Frame 1 (no input): blank canvas, image omitted
Frame 60 (no input): blank canvas, image omitted
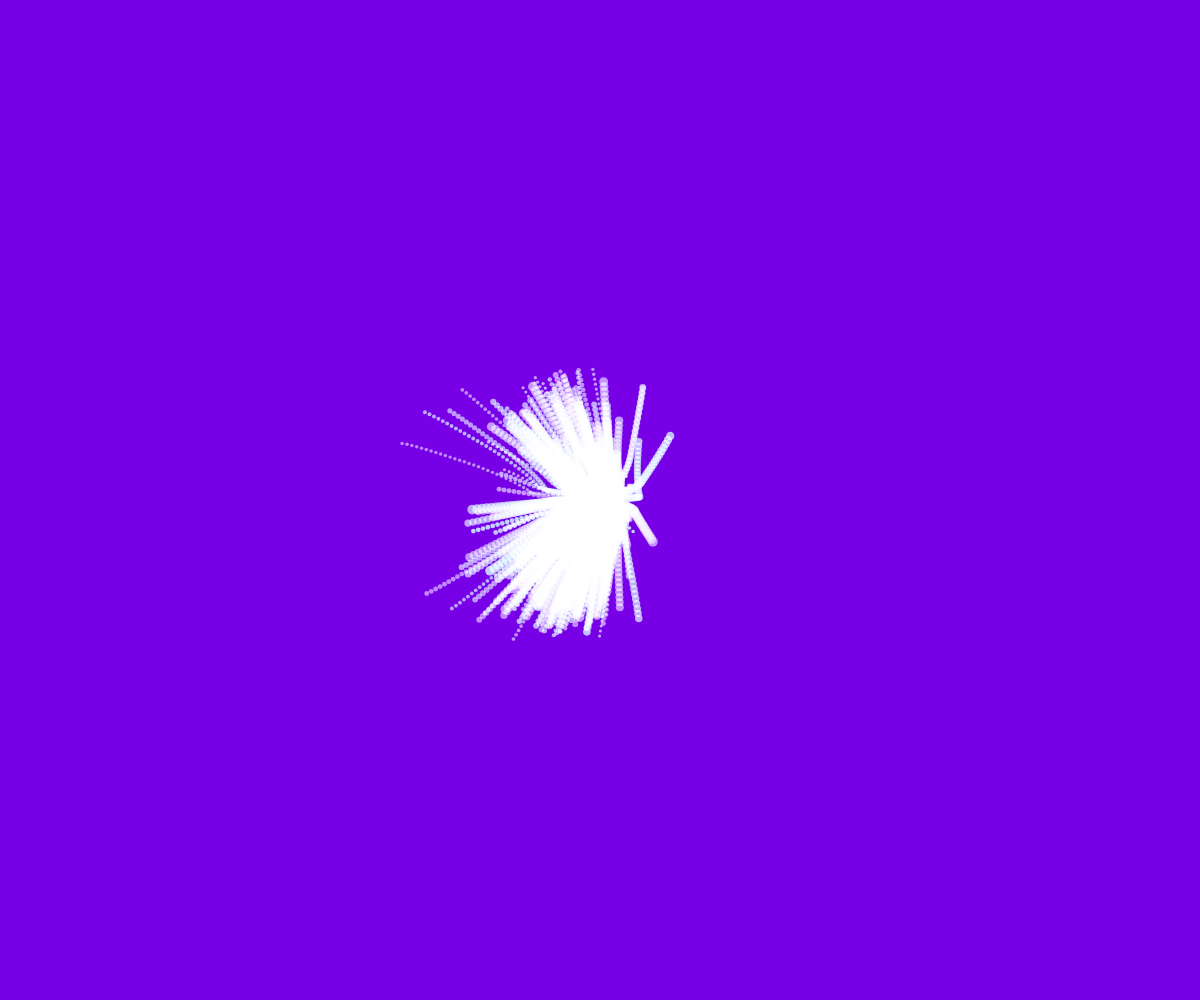
Frame 120 (the mouse pressed at the canvas centre since frame 60)

The p5.js sketch whose frames 1 and 60 were blank and that drew this single picture after the mouse press (run headless with seeded random() and noise() and a simulated clock; from frame 60 on, the mouse is pressed at the canvas centre):

// p5.js sketch
// ── sketch.js

var particleSystem = [];
var attractors = [];

function setup() {
    
    var canvas = createCanvas(windowWidth, windowHeight);
    background(0);
    frameRate(30);
    
    colorMode(HSB, 360, 100, 100, 100);
    
    var at = new Attractor(createVector(width/2, height/2), 5, true);
    attractors.push(at);
    
    var at = new Attractor(createVector(width/2, height/1.01), 5, true);
    attractors.push(at);
    
    var at = new Attractor(createVector(width/2, height/90), 5, true);
    attractors.push(at);
    
    var at = new Attractor(createVector(width/4, height/90), 5, true);
    attractors.push(at);
    
    var at = new Attractor(createVector(width/4, height/1.01), 5, true);
    attractors.push(at);
    
    var at = new Attractor(createVector(width/4, height/2), 5, false);
    attractors.push(at);
    
    var at = new Attractor(createVector(width/1.25, height/2), 5, false);
    attractors.push(at);
    
    var at = new Attractor(createVector(width/1.25, height/1.01), 5, true);
    attractors.push(at);
    
    var at = new Attractor(createVector(width/1.25, height/90), 5, true);
    attractors.push(at);
    
    var at = new Attractor(createVector(width/1.1, height/2), 5, true);
    attractors.push(at);
    
    var at = new Attractor(createVector(width/1.1, height/1.01), 5, true);
    attractors.push(at);
    
    var at = new Attractor(createVector(width/1.1, height/90), 5, true);
    attractors.push(at);
    
    
    var at = new Attractor(createVector(width/1.1, height/4), 5, false);
    attractors.push(at);
    
    var at = new Attractor(createVector(width/4, height/4), 5, false);
    attractors.push(at);
    
    var at = new Attractor(createVector(width/1.25, height/4), 5, false);
    attractors.push(at);
    
    var at = new Attractor(createVector(width/2, height/4), 5, false);
    attractors.push(at);
    
    
    var at = new Attractor(createVector(width/2, height/1.33), 5, false);
    attractors.push(at);
    
    var at = new Attractor(createVector(width/1.25, height/1.33), 5, false);
    attractors.push(at);
    
    var at = new Attractor(createVector(width/1.1, height/1.33), 5, false);
    attractors.push(at);
    
    var at = new Attractor(createVector(width/4, height/1.33), 5, false);
    attractors.push(at);
}

function draw(){
    
    background(250,100,20,10);
    
    blendMode(SCREEN);
    
    //background(0);
    
    for(var i = particleSystem.length-1; i>=0; i--){         
        var p = particleSystem[i];
                                                     
        if(p.areYouDeadYet()){
            particleSystem.splice(i, 1);
        }else{
            p.update();
            p.draw();
        }

    }
    
    if(mouseIsPressed){
        createMightyParticles();
    }
    
    attractors.forEach(function(at){
        at.update();
        at.draw();
        
    });
}


function windowResized(){
    resizeCanvas(windowWidth, windowHeight);
    
}

var Particle = function(pos, vel, hue){
    
    var pos = pos.copy();
    var vel = vel.copy();
    var acc = createVector(0, .25)
    var psize = random(3, 10);
    var initialLifeSpan = random(500, 500)
    this.lifeSpan = initialLifeSpan;
    this.hue = random(hue-15, hue+15);
    
    
    this.update = function(){
        
        this.lifeSpan--; //this.lifespan = this.lifespan - 1;
        

        
        attractors.forEach(function(A){
            var att = p5.Vector.sub(A.getPos(), pos); 
            var distanceSq = att.magSq();
            if(distanceSq >1){
                att.div(distanceSq*psize);
                att.mult(20*A.getStrength());
                if(A.areYouARepeller()){
                    att.mult(-1);
                }
                acc.add(att);
            }
        });
        
        vel.add(acc);
        vel.limit(5);
        pos.add(vel);
        acc.mult(0);
    }
    
    this.getPos = function(){
        return pos.copy();
    }    
    
    this.draw = function(){
        
        var transparency = map(this.lifeSpan, 0, initialLifeSpan, 0, 100);
        //stroke(this.hue, 100, 100, transparency);
        //line(pos.x, pos.y, pos.x-4*vel.x, pos.y-4*vel.y);
        noStroke();
        fill(this.hue, 40, 100, transparency);
        ellipse(pos.x, 
                pos.y,                                           
                psize, 
                psize);
    }
   
    this.areYouDeadYet = function(){
        return this.lifeSpan <= 0;
    }
    
    this.getSize = function(){
        return psize;
    }
}

function createMightyParticles(initialPos){
    
    var hue = random(210,250);
    
    for(var i=0; i<random(3, 10); i++){
        var pos;
        if (!initialPos){
            pos = createVector(mouseX, mouseY);
        }else{
            pos = initialPos.copy();
        }
        
        var vel = createVector(0, 1);
        vel.rotate(random(0, TWO_PI));
        //vel.mult(random(1, 2));

        var newBorn = new Particle(pos, vel, hue);
        particleSystem.push(newBorn); 
    }
}

function mouseClicked(){
    createMightyParticles();   
}

var Attractor = function(pos,s, brepeller){
    var pos = pos.copy();
    var strength = s;
    var repeller = brepeller;
    var initialX = pos.x;
    this.draw = function(){
        noStroke();
        fill(100, 100, 0, 0);
        ellipse(pos.x, pos.y, strength, strength);
    }
    
    this.update = function(){
        pos.x = initialX + map(noise(initialX+frameCount/25), 0, 1, -600, 600);
    }
    
    this.getStrength = function(){
        return strength;
    }
    this.getPos = function(){
        return pos.copy();
    }
    this.areYouARepeller = function(){
        return repeller;
    }
}
